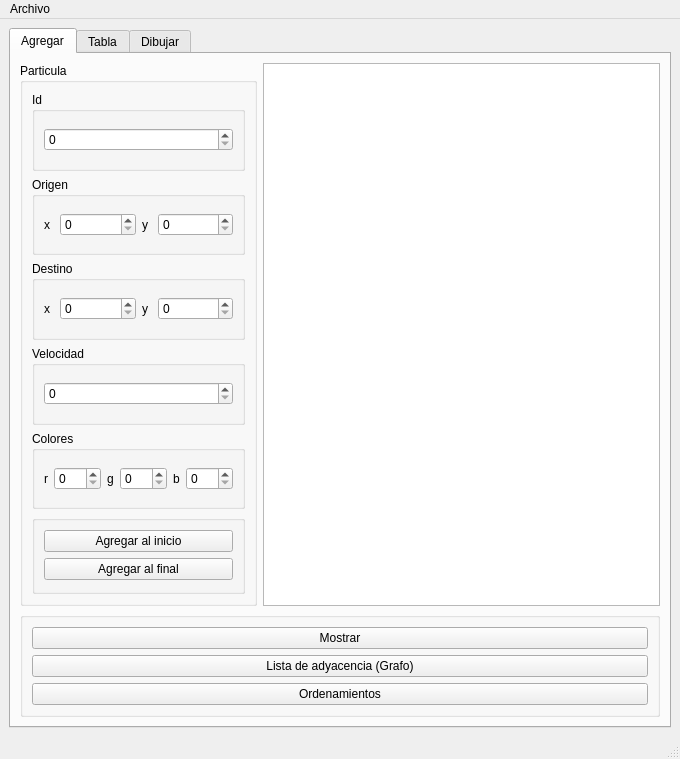
<?xml version="1.0" encoding="UTF-8"?>
<ui version="4.0">
 <class>MainWindow</class>
 <widget class="QMainWindow" name="MainWindow">
  <property name="geometry">
   <rect>
    <x>0</x>
    <y>0</y>
    <width>680</width>
    <height>759</height>
   </rect>
  </property>
  <property name="windowTitle">
   <string>Particulas</string>
  </property>
  <widget class="QWidget" name="centralwidget">
   <layout class="QGridLayout" name="gridLayout_4">
    <item row="0" column="0">
     <widget class="QTabWidget" name="tabWidget">
      <property name="currentIndex">
       <number>0</number>
      </property>
      <widget class="QWidget" name="tab">
       <attribute name="title">
        <string>Agregar</string>
       </attribute>
       <layout class="QGridLayout" name="gridLayout_3">
        <item row="6" column="0" colspan="2">
         <widget class="QGroupBox" name="mostrar_groupBox">
          <property name="title">
           <string/>
          </property>
          <layout class="QGridLayout" name="gridLayout_2">
           <item row="0" column="0">
            <widget class="QPushButton" name="mostrar_pushButton">
             <property name="cursor">
              <cursorShape>PointingHandCursor</cursorShape>
             </property>
             <property name="text">
              <string>Mostrar</string>
             </property>
            </widget>
           </item>
           <item row="2" column="0">
            <widget class="QPushButton" name="ordenamientos_pushButton1">
             <property name="cursor">
              <cursorShape>PointingHandCursor</cursorShape>
             </property>
             <property name="text">
              <string>Ordenamientos</string>
             </property>
            </widget>
           </item>
           <item row="1" column="0">
            <widget class="QPushButton" name="mostrarGrafo_pushButton">
             <property name="text">
              <string>Lista de adyacencia (Grafo)</string>
             </property>
            </widget>
           </item>
          </layout>
         </widget>
        </item>
        <item row="2" column="0">
         <widget class="QGroupBox" name="groupBox">
          <property name="minimumSize">
           <size>
            <width>0</width>
            <height>0</height>
           </size>
          </property>
          <property name="title">
           <string>Particula</string>
          </property>
          <layout class="QGridLayout" name="gridLayout">
           <item row="7" column="0">
            <widget class="QGroupBox" name="agregar_groupBox">
             <property name="maximumSize">
              <size>
               <width>16777215</width>
               <height>16777215</height>
              </size>
             </property>
             <property name="title">
              <string/>
             </property>
             <layout class="QVBoxLayout" name="verticalLayout">
              <item>
               <widget class="QPushButton" name="agregar_inicio_pushButton">
                <property name="cursor">
                 <cursorShape>PointingHandCursor</cursorShape>
                </property>
                <property name="text">
                 <string>Agregar al inicio</string>
                </property>
               </widget>
              </item>
              <item>
               <widget class="QPushButton" name="agregar_final_pushButton">
                <property name="cursor">
                 <cursorShape>PointingHandCursor</cursorShape>
                </property>
                <property name="text">
                 <string>Agregar al final</string>
                </property>
               </widget>
              </item>
             </layout>
            </widget>
           </item>
           <item row="5" column="0">
            <widget class="QGroupBox" name="colores_groupBox">
             <property name="maximumSize">
              <size>
               <width>16777215</width>
               <height>16777215</height>
              </size>
             </property>
             <property name="title">
              <string>Colores</string>
             </property>
             <layout class="QGridLayout" name="gridLayout_7">
              <item row="0" column="0">
               <widget class="QLabel" name="red_label">
                <property name="text">
                 <string>r</string>
                </property>
               </widget>
              </item>
              <item row="0" column="1">
               <widget class="QSpinBox" name="red_spinBox">
                <property name="maximum">
                 <number>255</number>
                </property>
               </widget>
              </item>
              <item row="0" column="2">
               <widget class="QLabel" name="green_label">
                <property name="text">
                 <string>g</string>
                </property>
               </widget>
              </item>
              <item row="0" column="3">
               <widget class="QSpinBox" name="green_spinBox">
                <property name="maximum">
                 <number>255</number>
                </property>
               </widget>
              </item>
              <item row="0" column="4">
               <widget class="QLabel" name="blue_label">
                <property name="text">
                 <string>b</string>
                </property>
               </widget>
              </item>
              <item row="0" column="5">
               <widget class="QSpinBox" name="blue_spinBox">
                <property name="maximum">
                 <number>255</number>
                </property>
               </widget>
              </item>
             </layout>
            </widget>
           </item>
           <item row="2" column="0">
            <widget class="QGroupBox" name="destino_groupBox">
             <property name="maximumSize">
              <size>
               <width>16777215</width>
               <height>16777215</height>
              </size>
             </property>
             <property name="title">
              <string>Destino</string>
             </property>
             <layout class="QGridLayout" name="gridLayout_9">
              <item row="0" column="0">
               <widget class="QLabel" name="label_2">
                <property name="maximumSize">
                 <size>
                  <width>10</width>
                  <height>16777215</height>
                 </size>
                </property>
                <property name="text">
                 <string>x</string>
                </property>
               </widget>
              </item>
              <item row="0" column="1">
               <widget class="QSpinBox" name="destinoX_spinBox">
                <property name="maximum">
                 <number>500</number>
                </property>
               </widget>
              </item>
              <item row="0" column="2">
               <widget class="QLabel" name="destinoY_label">
                <property name="maximumSize">
                 <size>
                  <width>10</width>
                  <height>16777215</height>
                 </size>
                </property>
                <property name="text">
                 <string>y</string>
                </property>
               </widget>
              </item>
              <item row="0" column="3">
               <widget class="QSpinBox" name="destinoY_spinBox">
                <property name="maximum">
                 <number>500</number>
                </property>
               </widget>
              </item>
             </layout>
            </widget>
           </item>
           <item row="0" column="0">
            <widget class="QGroupBox" name="id_groupBox">
             <property name="minimumSize">
              <size>
               <width>0</width>
               <height>0</height>
              </size>
             </property>
             <property name="maximumSize">
              <size>
               <width>16777215</width>
               <height>16777215</height>
              </size>
             </property>
             <property name="title">
              <string>Id</string>
             </property>
             <layout class="QGridLayout" name="gridLayout_10">
              <item row="0" column="0">
               <widget class="QSpinBox" name="id_spinBox"/>
              </item>
             </layout>
            </widget>
           </item>
           <item row="4" column="0">
            <widget class="QGroupBox" name="velocidad_groupBox">
             <property name="maximumSize">
              <size>
               <width>16777215</width>
               <height>16777215</height>
              </size>
             </property>
             <property name="title">
              <string>Velocidad</string>
             </property>
             <layout class="QGridLayout" name="gridLayout_8">
              <item row="0" column="0">
               <widget class="QSpinBox" name="velocidad_spinBox"/>
              </item>
             </layout>
            </widget>
           </item>
           <item row="1" column="0">
            <widget class="QGroupBox" name="origen_groupBox">
             <property name="minimumSize">
              <size>
               <width>0</width>
               <height>0</height>
              </size>
             </property>
             <property name="maximumSize">
              <size>
               <width>16777215</width>
               <height>16777215</height>
              </size>
             </property>
             <property name="title">
              <string>Origen</string>
             </property>
             <layout class="QGridLayout" name="gridLayout_11">
              <item row="0" column="0">
               <widget class="QLabel" name="label">
                <property name="minimumSize">
                 <size>
                  <width>0</width>
                  <height>0</height>
                 </size>
                </property>
                <property name="maximumSize">
                 <size>
                  <width>10</width>
                  <height>16777215</height>
                 </size>
                </property>
                <property name="text">
                 <string>x</string>
                </property>
               </widget>
              </item>
              <item row="0" column="1">
               <widget class="QSpinBox" name="origenX_spinBox">
                <property name="maximumSize">
                 <size>
                  <width>16777215</width>
                  <height>16777215</height>
                 </size>
                </property>
               </widget>
              </item>
              <item row="0" column="2">
               <widget class="QLabel" name="origenY_label">
                <property name="minimumSize">
                 <size>
                  <width>0</width>
                  <height>0</height>
                 </size>
                </property>
                <property name="maximumSize">
                 <size>
                  <width>10</width>
                  <height>16777215</height>
                 </size>
                </property>
                <property name="text">
                 <string>y</string>
                </property>
               </widget>
              </item>
              <item row="0" column="3">
               <widget class="QSpinBox" name="origenY_spinBox">
                <property name="minimumSize">
                 <size>
                  <width>0</width>
                  <height>0</height>
                 </size>
                </property>
               </widget>
              </item>
             </layout>
            </widget>
           </item>
          </layout>
         </widget>
        </item>
        <item row="2" column="1">
         <widget class="QPlainTextEdit" name="salida">
          <property name="minimumSize">
           <size>
            <width>0</width>
            <height>0</height>
           </size>
          </property>
          <property name="maximumSize">
           <size>
            <width>16777215</width>
            <height>16777215</height>
           </size>
          </property>
         </widget>
        </item>
       </layout>
      </widget>
      <widget class="QWidget" name="tab_2">
       <attribute name="title">
        <string>Tabla</string>
       </attribute>
       <layout class="QGridLayout" name="gridLayout_5">
        <item row="1" column="1">
         <widget class="QPushButton" name="buscar_pushButton">
          <property name="cursor">
           <cursorShape>PointingHandCursor</cursorShape>
          </property>
          <property name="text">
           <string>Buscar</string>
          </property>
         </widget>
        </item>
        <item row="1" column="2">
         <widget class="QPushButton" name="mostrar_tabla_pushButton">
          <property name="cursor">
           <cursorShape>PointingHandCursor</cursorShape>
          </property>
          <property name="text">
           <string>Mostrar</string>
          </property>
         </widget>
        </item>
        <item row="1" column="0">
         <widget class="QLineEdit" name="buscar_lineEdit">
          <property name="text">
           <string/>
          </property>
          <property name="placeholderText">
           <string>Identificador de particulas</string>
          </property>
         </widget>
        </item>
        <item row="1" column="3">
         <widget class="QPushButton" name="ordenamientos_pushButton2">
          <property name="cursor">
           <cursorShape>PointingHandCursor</cursorShape>
          </property>
          <property name="text">
           <string>Ordenamientos</string>
          </property>
         </widget>
        </item>
        <item row="0" column="0" colspan="4">
         <widget class="QTableWidget" name="tabla"/>
        </item>
       </layout>
      </widget>
      <widget class="QWidget" name="tab_3">
       <attribute name="title">
        <string>Dibujar</string>
       </attribute>
       <layout class="QGridLayout" name="gridLayout_6">
        <item row="0" column="0" colspan="2">
         <widget class="QGraphicsView" name="graphicsView"/>
        </item>
        <item row="1" column="1">
         <widget class="QPushButton" name="limpiar_pushButton">
          <property name="cursor">
           <cursorShape>PointingHandCursor</cursorShape>
          </property>
          <property name="text">
           <string>Limpiar</string>
          </property>
         </widget>
        </item>
        <item row="1" column="0">
         <widget class="QPushButton" name="dibujar_pushButton">
          <property name="cursor">
           <cursorShape>PointingHandCursor</cursorShape>
          </property>
          <property name="text">
           <string>Dibujar Particulas</string>
          </property>
         </widget>
        </item>
        <item row="2" column="0">
         <widget class="QPushButton" name="ver_pushButton">
          <property name="cursor">
           <cursorShape>PointingHandCursor</cursorShape>
          </property>
          <property name="text">
           <string>Ver</string>
          </property>
         </widget>
        </item>
        <item row="2" column="1">
         <widget class="QPushButton" name="grafos_pushButton">
          <property name="text">
           <string>Grafos</string>
          </property>
         </widget>
        </item>
       </layout>
      </widget>
     </widget>
    </item>
   </layout>
  </widget>
  <widget class="QMenuBar" name="menubar">
   <property name="geometry">
    <rect>
     <x>0</x>
     <y>0</y>
     <width>680</width>
     <height>22</height>
    </rect>
   </property>
   <widget class="QMenu" name="menuArchivo">
    <property name="title">
     <string>Archivo</string>
    </property>
    <addaction name="actionAbrir"/>
    <addaction name="actionGuardar"/>
   </widget>
   <addaction name="menuArchivo"/>
  </widget>
  <widget class="QStatusBar" name="statusbar"/>
  <action name="actionAbrir">
   <property name="text">
    <string>Abrir</string>
   </property>
   <property name="shortcut">
    <string>Ctrl+O</string>
   </property>
  </action>
  <action name="actionGuardar">
   <property name="text">
    <string>Guardar</string>
   </property>
   <property name="shortcut">
    <string>Ctrl+S</string>
   </property>
  </action>
  <action name="actionPuntos">
   <property name="text">
    <string>Puntos</string>
   </property>
  </action>
  <action name="actionPuntos_mas_cercanos">
   <property name="text">
    <string>Puntos mas cercanos</string>
   </property>
  </action>
 </widget>
 <tabstops>
  <tabstop>id_spinBox</tabstop>
  <tabstop>origenX_spinBox</tabstop>
  <tabstop>origenY_spinBox</tabstop>
  <tabstop>destinoX_spinBox</tabstop>
  <tabstop>destinoY_spinBox</tabstop>
  <tabstop>velocidad_spinBox</tabstop>
  <tabstop>red_spinBox</tabstop>
  <tabstop>green_spinBox</tabstop>
  <tabstop>blue_spinBox</tabstop>
  <tabstop>agregar_inicio_pushButton</tabstop>
  <tabstop>agregar_final_pushButton</tabstop>
  <tabstop>mostrar_pushButton</tabstop>
  <tabstop>ordenamientos_pushButton1</tabstop>
  <tabstop>salida</tabstop>
  <tabstop>tabWidget</tabstop>
  <tabstop>buscar_lineEdit</tabstop>
  <tabstop>buscar_pushButton</tabstop>
  <tabstop>mostrar_tabla_pushButton</tabstop>
  <tabstop>ordenamientos_pushButton2</tabstop>
  <tabstop>dibujar_pushButton</tabstop>
  <tabstop>limpiar_pushButton</tabstop>
  <tabstop>graphicsView</tabstop>
  <tabstop>tabla</tabstop>
 </tabstops>
 <resources/>
 <connections/>
</ui>
